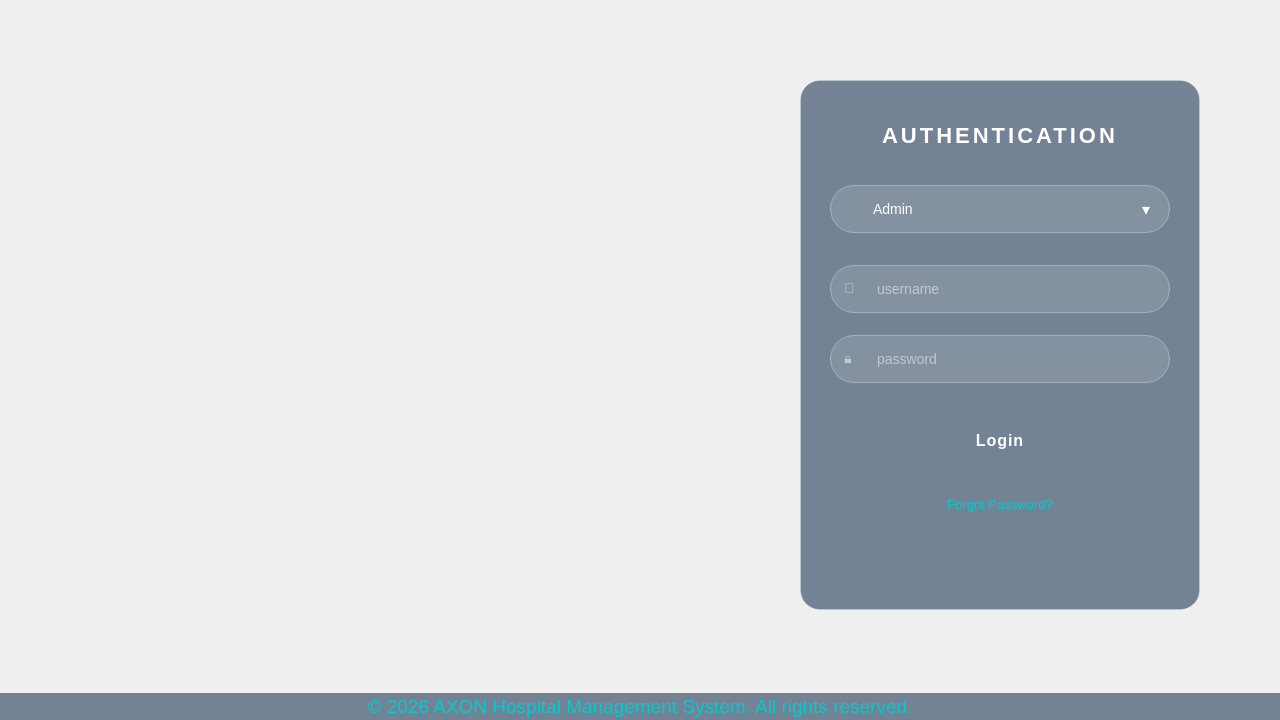
<?xml version="1.0" encoding="UTF-8"?>
<ui version="4.0">
 <class>MainWindow</class>
 <widget class="QMainWindow" name="MainWindow">
  <property name="geometry">
   <rect>
    <x>0</x>
    <y>0</y>
    <width>1280</width>
    <height>720</height>
   </rect>
  </property>
  <property name="minimumSize">
   <size>
    <width>1280</width>
    <height>720</height>
   </size>
  </property>
  <property name="maximumSize">
   <size>
    <width>1280</width>
    <height>720</height>
   </size>
  </property>
  <property name="windowTitle">
   <string>AXON Hospital Management System</string>
  </property>
  <property name="windowIcon">
   <iconset resource="resources.qrc">
    <normaloff>:/images/AXON_Monogram.png</normaloff>:/images/AXON_Monogram.png</iconset>
  </property>
  <widget class="QWidget" name="centralWidget">
   <property name="styleSheet">
    <string notr="true">QWidget#centralWidget {
    background-image: url(:/images/AXON_Background.png);
    background-repeat: no-repeat;
    background-position: center;
}</string>
   </property>
   <widget class="QLabel" name="logoLabel">
    <property name="geometry">
     <rect>
      <x>-260</x>
      <y>40</y>
      <width>1271</width>
      <height>601</height>
     </rect>
    </property>
    <property name="pixmap">
     <pixmap resource="resources.qrc">:/images/AXON_HMS_logo.png</pixmap>
    </property>
    <property name="scaledContents">
     <bool>true</bool>
    </property>
    <property name="alignment">
     <set>Qt::AlignmentFlag::AlignCenter</set>
    </property>
   </widget>
   <widget class="QFrame" name="authCard">
    <property name="geometry">
     <rect>
      <x>800</x>
      <y>80</y>
      <width>400</width>
      <height>530</height>
     </rect>
    </property>
    <property name="styleSheet">
     <string notr="true">QFrame#authCard {
    background-color: rgba(15, 40, 75, 0.55);
    border: 1px solid rgba(255, 255, 255, 0.18);
    border-radius: 20px;
}</string>
    </property>
    <property name="frameShape">
     <enum>QFrame::Shape::StyledPanel</enum>
    </property>
    <widget class="QLabel" name="authTitle">
     <property name="geometry">
      <rect>
       <x>0</x>
       <y>30</y>
       <width>400</width>
       <height>50</height>
      </rect>
     </property>
     <property name="styleSheet">
      <string notr="true">QLabel {
    color: #ffffff;
    font-size: 22px;
    font-weight: 800;
    letter-spacing: 3px;
    font-family: 'Segoe UI', sans-serif;
    background: transparent;
    border: none;
}</string>
     </property>
     <property name="text">
      <string>AUTHENTICATION</string>
     </property>
     <property name="alignment">
      <set>Qt::AlignmentFlag::AlignCenter</set>
     </property>
    </widget>
    <widget class="QComboBox" name="roleComboBox">
     <property name="geometry">
      <rect>
       <x>30</x>
       <y>105</y>
       <width>340</width>
       <height>48</height>
      </rect>
     </property>
     <property name="styleSheet">
      <string notr="true">QComboBox {
    background-color: rgba(255, 255, 255, 0.12);
    border: 1px solid rgba(255, 255, 255, 0.30);
    border-radius: 24px;
    color: #ffffff;
    font-size: 14px;
    font-family: 'Segoe UI', sans-serif;
    padding-left: 42px;
    padding-right: 10px;
}
QComboBox::drop-down {
    border: none;
    width: 36px;
    subcontrol-position: right center;
    subcontrol-origin: padding;
}
QComboBox::down-arrow {
    image: url(none);
    width: 0px;
}
QComboBox QAbstractItemView {
    background-color: rgba(20, 55, 100, 0.92);
    border: 1px solid rgba(255,255,255,0.20);
    border-radius: 12px;
    color: #ffffff;
    font-size: 14px;
    font-family: 'Segoe UI', sans-serif;
    selection-background-color: rgba(0, 180, 180, 0.35);
    padding: 4px;
    outline: none;
}
QComboBox QAbstractItemView::item {
    padding: 8px 14px;
    min-height: 34px;
}
QComboBox QAbstractItemView::item:hover {
    background-color: rgba(0, 180, 180, 0.25);
    border-radius: 8px;
}</string>
     </property>
     <item>
      <property name="text">
       <string>Admin</string>
      </property>
      <property name="icon">
       <iconset resource="resources.qrc">
        <normaloff>:/images/admin.png</normaloff>:/images/admin.png</iconset>
      </property>
     </item>
     <item>
      <property name="text">
       <string>Doctor</string>
      </property>
      <property name="icon">
       <iconset resource="resources.qrc">
        <normaloff>:/images/doctor.png</normaloff>:/images/doctor.png</iconset>
      </property>
     </item>
     <item>
      <property name="text">
       <string>Receptionist</string>
      </property>
      <property name="icon">
       <iconset resource="resources.qrc">
        <normaloff>:/images/receptionist.png</normaloff>:/images/receptionist.png</iconset>
      </property>
     </item>
    </widget>
    <widget class="QLabel" name="dropdownArrowLabel">
     <property name="geometry">
      <rect>
       <x>342</x>
       <y>119</y>
       <width>20</width>
       <height>20</height>
      </rect>
     </property>
     <property name="styleSheet">
      <string notr="true">QLabel {
    color: #ffffff;
    font-size: 16px;
    background: transparent;
    border: none;
}</string>
     </property>
     <property name="text">
      <string>▾</string>
     </property>
    </widget>
    <widget class="QLineEdit" name="usernameInput">
     <property name="geometry">
      <rect>
       <x>30</x>
       <y>185</y>
       <width>340</width>
       <height>48</height>
      </rect>
     </property>
     <property name="styleSheet">
      <string notr="true">QLineEdit {
    background-color: rgba(255, 255, 255, 0.12);
    border: 1px solid rgba(255, 255, 255, 0.30);
    border-radius: 24px;
    color: #ffffff;
    font-size: 14px;
    font-family: 'Segoe UI', sans-serif;
    padding-left: 44px;
    padding-right: 14px;
}
QLineEdit:focus {
    border: 1px solid rgba(0, 200, 200, 0.70);
    background-color: rgba(255, 255, 255, 0.18);
}
QLineEdit::placeholder {
    color: rgba(200, 220, 240, 0.65);
}</string>
     </property>
     <property name="placeholderText">
      <string>username</string>
     </property>
    </widget>
    <widget class="QLabel" name="usernameIconLabel">
     <property name="geometry">
      <rect>
       <x>44</x>
       <y>198</y>
       <width>20</width>
       <height>20</height>
      </rect>
     </property>
     <property name="styleSheet">
      <string notr="true">QLabel {
    background: transparent;
    border: none;
    font-size: 14px;
    color: rgba(200,220,240,0.80);
}</string>
     </property>
     <property name="text">
      <string>👤</string>
     </property>
    </widget>
    <widget class="QLineEdit" name="passwordInput">
     <property name="geometry">
      <rect>
       <x>30</x>
       <y>255</y>
       <width>340</width>
       <height>48</height>
      </rect>
     </property>
     <property name="styleSheet">
      <string notr="true">QLineEdit {
    background-color: rgba(255, 255, 255, 0.12);
    border: 1px solid rgba(255, 255, 255, 0.30);
    border-radius: 24px;
    color: #ffffff;
    font-size: 14px;
    font-family: 'Segoe UI', sans-serif;
    padding-left: 44px;
    padding-right: 14px;
}
QLineEdit:focus {
    border: 1px solid rgba(0, 200, 200, 0.70);
    background-color: rgba(255, 255, 255, 0.18);
}
QLineEdit::placeholder {
    color: rgba(200, 220, 240, 0.65);
}</string>
     </property>
     <property name="echoMode">
      <enum>QLineEdit::EchoMode::Password</enum>
     </property>
     <property name="placeholderText">
      <string>password</string>
     </property>
    </widget>
    <widget class="QLabel" name="passwordIconLabel">
     <property name="geometry">
      <rect>
       <x>44</x>
       <y>268</y>
       <width>20</width>
       <height>20</height>
      </rect>
     </property>
     <property name="styleSheet">
      <string notr="true">QLabel {
    background: transparent;
    border: none;
    font-size: 14px;
    color: rgba(200,220,240,0.80);
}</string>
     </property>
     <property name="text">
      <string>🔒</string>
     </property>
    </widget>
    <widget class="QPushButton" name="loginButton">
     <property name="geometry">
      <rect>
       <x>30</x>
       <y>335</y>
       <width>340</width>
       <height>50</height>
      </rect>
     </property>
     <property name="cursor">
      <cursorShape>PointingHandCursor</cursorShape>
     </property>
     <property name="styleSheet">
      <string notr="true">QPushButton {
    background: qlineargradient(x1:0, y1:0, x2:1, y2:0,
        stop:0 #0d2f5e, stop:1 #0aafaf);
    border: none;
    border-radius: 25px;
    color: #ffffff;
    font-size: 16px;
    font-weight: 700;
    font-family: 'Segoe UI', sans-serif;
    letter-spacing: 1px;
}
QPushButton:hover {
    background: qlineargradient(x1:0, y1:0, x2:1, y2:0,
        stop:0 #103870, stop:1 #0bcfcf);
}
QPushButton:pressed {
    background: qlineargradient(x1:0, y1:0, x2:1, y2:0,
        stop:0 #0a2550, stop:1 #089898);
}</string>
     </property>
     <property name="text">
      <string>Login</string>
     </property>
    </widget>
    <widget class="QLabel" name="forgotPasswordLabel">
     <property name="geometry">
      <rect>
       <x>0</x>
       <y>410</y>
       <width>400</width>
       <height>30</height>
      </rect>
     </property>
     <property name="styleSheet">
      <string notr="true">QLabel {
    background: transparent;
    border: none;
    font-size: 13px;
    font-family: 'Segoe UI', sans-serif;
}</string>
     </property>
     <property name="text">
      <string>&lt;a href=&quot;#&quot; style=&quot;color:#00cccc; text-decoration:none;&quot;&gt;Forgot Password?&lt;/a&gt;</string>
     </property>
     <property name="alignment">
      <set>Qt::AlignmentFlag::AlignCenter</set>
     </property>
     <property name="openExternalLinks">
      <bool>false</bool>
     </property>
    </widget>
   </widget>
   <widget class="QLabel" name="footerLabel">
    <property name="geometry">
     <rect>
      <x>0</x>
      <y>693</y>
      <width>1280</width>
      <height>28</height>
     </rect>
    </property>
    <property name="styleSheet">
     <string notr="true">QLabel {
    color: rgba(200, 220, 240, 0.75);
	background-color: rgba(15, 40, 75, 0.55);
    font-size: 19px;
    font-family: 'Segoe UI', sans-serif;
    border: none;
}</string>
    </property>
    <property name="text">
     <string>&lt;a href=&quot;https://github.com/AXON-HOSPITAL-MANAGEMENT-SYSTEM/Hospital-Management-System&quot; style=&quot;color:#00cccc; text-decoration:none;&quot;&gt;© 2026 AXON Hospital Management System. All rights reserved.&lt;/a&gt;</string>
    </property>
    <property name="alignment">
     <set>Qt::AlignmentFlag::AlignCenter</set>
    </property>
    <property name="openExternalLinks">
     <bool>true</bool>
    </property>
   </widget>
  </widget>
 </widget>
 <resources>
  <include location="resources.qrc"/>
 </resources>
 <connections/>
</ui>
